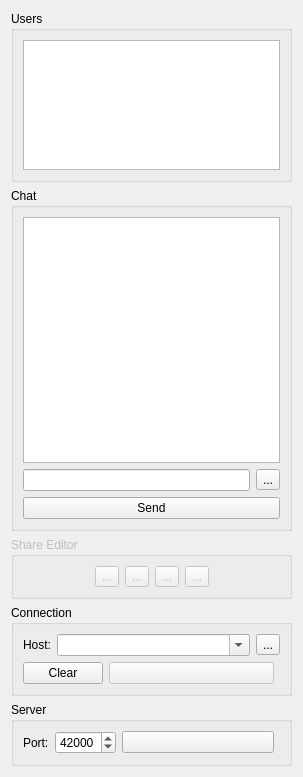
<?xml version="1.0" encoding="UTF-8"?>
<ui version="4.0">
 <class>ChatWidget</class>
 <widget class="QWidget" name="ChatWidget">
  <property name="geometry">
   <rect>
    <x>0</x>
    <y>0</y>
    <width>303</width>
    <height>777</height>
   </rect>
  </property>
  <property name="windowTitle">
   <string>Chat</string>
  </property>
  <layout class="QVBoxLayout" name="verticalLayout_2">
   <item>
    <widget class="QGroupBox" name="usersGroup">
     <property name="sizePolicy">
      <sizepolicy hsizetype="Preferred" vsizetype="Preferred">
       <horstretch>0</horstretch>
       <verstretch>1</verstretch>
      </sizepolicy>
     </property>
     <property name="title">
      <string>Users</string>
     </property>
     <layout class="QVBoxLayout" name="verticalLayout">
      <item>
       <widget class="QListWidget" name="usersList">
        <property name="focusPolicy">
         <enum>Qt::NoFocus</enum>
        </property>
        <property name="contextMenuPolicy">
         <enum>Qt::CustomContextMenu</enum>
        </property>
       </widget>
      </item>
     </layout>
    </widget>
   </item>
   <item>
    <widget class="QGroupBox" name="chatGroup">
     <property name="sizePolicy">
      <sizepolicy hsizetype="Preferred" vsizetype="Preferred">
       <horstretch>0</horstretch>
       <verstretch>2</verstretch>
      </sizepolicy>
     </property>
     <property name="title">
      <string>Chat</string>
     </property>
     <layout class="QGridLayout" name="gridLayout_2">
      <item row="0" column="0" colspan="2">
       <widget class="QTextEdit" name="chatEdit">
        <property name="focusPolicy">
         <enum>Qt::NoFocus</enum>
        </property>
        <property name="contextMenuPolicy">
         <enum>Qt::CustomContextMenu</enum>
        </property>
        <property name="readOnly">
         <bool>true</bool>
        </property>
       </widget>
      </item>
      <item row="1" column="0">
       <widget class="QLineEdit" name="messageEdit">
        <property name="toolTip">
         <string>Enter the text to send</string>
        </property>
       </widget>
      </item>
      <item row="1" column="1">
       <widget class="QToolButton" name="clearMessageButton">
        <property name="focusPolicy">
         <enum>Qt::NoFocus</enum>
        </property>
        <property name="toolTip">
         <string>Press to clear the message text</string>
        </property>
        <property name="text">
         <string>...</string>
        </property>
       </widget>
      </item>
      <item row="2" column="0" colspan="2">
       <widget class="QPushButton" name="sendButton">
        <property name="toolTip">
         <string>Press to send the text above</string>
        </property>
        <property name="text">
         <string>Send</string>
        </property>
       </widget>
      </item>
     </layout>
    </widget>
   </item>
   <item>
    <widget class="QGroupBox" name="sharingGroup">
     <property name="enabled">
      <bool>false</bool>
     </property>
     <property name="title">
      <string>Share Editor</string>
     </property>
     <layout class="QHBoxLayout" name="horizontalLayout">
      <item>
       <spacer name="horizontalSpacer_2">
        <property name="orientation">
         <enum>Qt::Horizontal</enum>
        </property>
        <property name="sizeHint" stdset="0">
         <size>
          <width>76</width>
          <height>20</height>
         </size>
        </property>
       </spacer>
      </item>
      <item>
       <widget class="QToolButton" name="shareButton">
        <property name="enabled">
         <bool>false</bool>
        </property>
        <property name="toolTip">
         <string>Press to toggle the shared status of the current editor</string>
        </property>
        <property name="text">
         <string>...</string>
        </property>
        <property name="checkable">
         <bool>true</bool>
        </property>
       </widget>
      </item>
      <item>
       <widget class="QToolButton" name="startEditButton">
        <property name="enabled">
         <bool>false</bool>
        </property>
        <property name="toolTip">
         <string>Press to start a shared edit</string>
        </property>
        <property name="text">
         <string>...</string>
        </property>
        <property name="checkable">
         <bool>true</bool>
        </property>
       </widget>
      </item>
      <item>
       <widget class="QToolButton" name="sendEditButton">
        <property name="enabled">
         <bool>false</bool>
        </property>
        <property name="toolTip">
         <string>Press to end the edit and send the changes</string>
        </property>
        <property name="text">
         <string>...</string>
        </property>
       </widget>
      </item>
      <item>
       <widget class="QToolButton" name="cancelEditButton">
        <property name="enabled">
         <bool>false</bool>
        </property>
        <property name="toolTip">
         <string>Press to cancel the shared edit</string>
        </property>
        <property name="text">
         <string>...</string>
        </property>
       </widget>
      </item>
      <item>
       <spacer name="horizontalSpacer">
        <property name="orientation">
         <enum>Qt::Horizontal</enum>
        </property>
        <property name="sizeHint" stdset="0">
         <size>
          <width>75</width>
          <height>20</height>
         </size>
        </property>
       </spacer>
      </item>
     </layout>
    </widget>
   </item>
   <item>
    <widget class="QGroupBox" name="connectGroup">
     <property name="title">
      <string>Connection</string>
     </property>
     <layout class="QVBoxLayout" name="verticalLayout_3">
      <item>
       <layout class="QHBoxLayout" name="horizontalLayout_3">
        <item>
         <widget class="QLabel" name="label_2">
          <property name="text">
           <string>Host:</string>
          </property>
         </widget>
        </item>
        <item>
         <widget class="QComboBox" name="hostEdit">
          <property name="sizePolicy">
           <sizepolicy hsizetype="Expanding" vsizetype="Fixed">
            <horstretch>0</horstretch>
            <verstretch>0</verstretch>
           </sizepolicy>
          </property>
          <property name="toolTip">
           <string>Enter the host and port to connect to in the form &quot;host:port&quot;</string>
          </property>
          <property name="editable">
           <bool>true</bool>
          </property>
          <property name="insertPolicy">
           <enum>QComboBox::InsertAtTop</enum>
          </property>
          <property name="sizeAdjustPolicy">
           <enum>QComboBox::AdjustToMinimumContentsLength</enum>
          </property>
         </widget>
        </item>
        <item>
         <widget class="QToolButton" name="clearHostButton">
          <property name="focusPolicy">
           <enum>Qt::NoFocus</enum>
          </property>
          <property name="toolTip">
           <string>Press to clear the host</string>
          </property>
          <property name="text">
           <string>...</string>
          </property>
         </widget>
        </item>
       </layout>
      </item>
      <item>
       <layout class="QHBoxLayout" name="horizontalLayout_4">
        <item>
         <widget class="QPushButton" name="clearHostsButton">
          <property name="toolTip">
           <string>Press to clear the hosts list</string>
          </property>
          <property name="text">
           <string>Clear</string>
          </property>
         </widget>
        </item>
        <item>
         <widget class="QPushButton" name="connectButton">
          <property name="enabled">
           <bool>false</bool>
          </property>
          <property name="sizePolicy">
           <sizepolicy hsizetype="Expanding" vsizetype="Fixed">
            <horstretch>0</horstretch>
            <verstretch>0</verstretch>
           </sizepolicy>
          </property>
          <property name="text">
           <string/>
          </property>
          <property name="autoDefault">
           <bool>false</bool>
          </property>
         </widget>
        </item>
        <item>
         <widget class="E5Led" name="connectionLed" native="true">
          <property name="toolTip">
           <string>Shows the connection status</string>
          </property>
         </widget>
        </item>
       </layout>
      </item>
     </layout>
    </widget>
   </item>
   <item>
    <widget class="QGroupBox" name="serverGroup">
     <property name="title">
      <string>Server</string>
     </property>
     <layout class="QHBoxLayout" name="horizontalLayout_2">
      <item>
       <widget class="QLabel" name="label_4">
        <property name="text">
         <string>Port:</string>
        </property>
       </widget>
      </item>
      <item>
       <widget class="QSpinBox" name="serverPortSpin">
        <property name="toolTip">
         <string>Enter the server port</string>
        </property>
        <property name="minimum">
         <number>1025</number>
        </property>
        <property name="maximum">
         <number>65535</number>
        </property>
        <property name="singleStep">
         <number>1</number>
        </property>
        <property name="value">
         <number>42000</number>
        </property>
       </widget>
      </item>
      <item>
       <widget class="QPushButton" name="serverButton">
        <property name="sizePolicy">
         <sizepolicy hsizetype="Expanding" vsizetype="Fixed">
          <horstretch>0</horstretch>
          <verstretch>0</verstretch>
         </sizepolicy>
        </property>
        <property name="text">
         <string/>
        </property>
        <property name="autoDefault">
         <bool>false</bool>
        </property>
       </widget>
      </item>
      <item>
       <widget class="E5Led" name="serverLed" native="true">
        <property name="toolTip">
         <string>Shows the status of the server</string>
        </property>
       </widget>
      </item>
     </layout>
    </widget>
   </item>
  </layout>
 </widget>
 <customwidgets>
  <customwidget>
   <class>E5Led</class>
   <extends>QWidget</extends>
   <header>E5Gui/E5Led.h</header>
   <container>1</container>
  </customwidget>
 </customwidgets>
 <tabstops>
  <tabstop>serverButton</tabstop>
  <tabstop>serverPortSpin</tabstop>
  <tabstop>hostEdit</tabstop>
  <tabstop>connectButton</tabstop>
  <tabstop>clearHostsButton</tabstop>
  <tabstop>shareButton</tabstop>
  <tabstop>startEditButton</tabstop>
  <tabstop>sendEditButton</tabstop>
  <tabstop>cancelEditButton</tabstop>
  <tabstop>messageEdit</tabstop>
  <tabstop>sendButton</tabstop>
 </tabstops>
 <resources/>
 <connections>
  <connection>
   <sender>clearHostButton</sender>
   <signal>pressed()</signal>
   <receiver>hostEdit</receiver>
   <slot>clearEditText()</slot>
   <hints>
    <hint type="sourcelabel">
     <x>279</x>
     <y>651</y>
    </hint>
    <hint type="destinationlabel">
     <x>221</x>
     <y>653</y>
    </hint>
   </hints>
  </connection>
  <connection>
   <sender>clearMessageButton</sender>
   <signal>pressed()</signal>
   <receiver>messageEdit</receiver>
   <slot>clear()</slot>
   <hints>
    <hint type="sourcelabel">
     <x>274</x>
     <y>488</y>
    </hint>
    <hint type="destinationlabel">
     <x>241</x>
     <y>489</y>
    </hint>
   </hints>
  </connection>
 </connections>
</ui>
